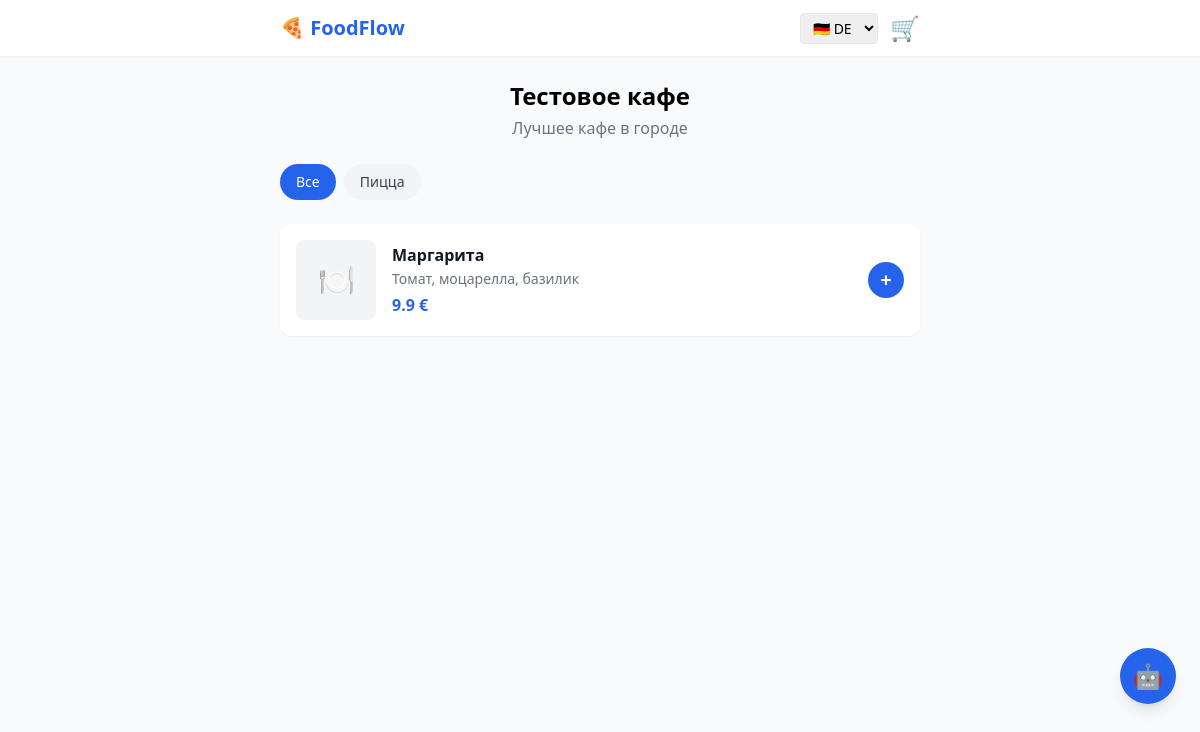
Page /menu/1 on the committed database.
### app/models/cafe.py (models this page shows)
class Cafe(Base):
    __tablename__ = "cafes"
    id = Column(Integer, primary_key=True, index=True)
    name = Column(String, nullable=False)
    owner_id = Column(Integer, ForeignKey("users.id"), nullable=False)
    description = Column(String, nullable=True)
    address = Column(String, nullable=True)
    phone = Column(String, nullable=True)
    logo_url = Column(String, nullable=True)
    is_active = Column(Boolean, default=True)
    owner = relationship("User", back_populates="cafes")
    categories = relationship("MenuCategory", back_populates="cafe")
    dishes = relationship("Dish", back_populates="cafe")
    orders = relationship("Order", back_populates="cafe")
    delivery_zones = relationship("DeliveryZone", back_populates="cafe")
    stripe_account = relationship("StripeAccount", back_populates="cafe", uselist=False)

### app/models/menu_category.py (models this page shows)
class MenuCategory(Base):
    __tablename__ = "menu_categories"
    id = Column(Integer, primary_key=True, index=True)
    cafe_id = Column(Integer, ForeignKey("cafes.id"), nullable=False)
    name = Column(String, nullable=False)
    sort_order = Column(Integer, default=0)
    cafe = relationship("Cafe", back_populates="categories")
    dishes = relationship("Dish", back_populates="category")

### app/models/dish.py (models this page shows)
class Dish(Base):
    __tablename__ = "dishes"
    id = Column(Integer, primary_key=True, index=True)
    cafe_id = Column(Integer, ForeignKey("cafes.id"), nullable=False)
    category_id = Column(Integer, ForeignKey("menu_categories.id"), nullable=True)
    name = Column(String, nullable=False)
    description = Column(String, nullable=True)
    price = Column(Float, nullable=False)
    image_url = Column(String, nullable=True)
    is_available = Column(Boolean, default=True)
    sort_order = Column(Integer, default=0)
    calories = Column(Integer, nullable=True)        # калорийность на порцию
    is_vegan = Column(Boolean, default=False)        # веган
    is_vegetarian = Column(Boolean, default=False)   # вегетарианец
    allergens = Column(String, nullable=True)        # "глютен, лактоза, орехи"
    cafe = relationship("Cafe", back_populates="dishes")
    category = relationship("MenuCategory", back_populates="dishes")

### app/routers/main.py (the view)
@router.get("/menu/{cafe_id}", response_class=HTMLResponse)
async def menu_page(cafe_id: int, request: Request, db: Session = Depends(get_db)):
    cafe = db.query(Cafe).filter(Cafe.id == cafe_id, Cafe.is_active == True).first()
    if not cafe:
        raise HTTPException(status_code=404, detail="Cafe not found")
    categories = db.query(MenuCategory).filter(MenuCategory.cafe_id == cafe_id).order_by(MenuCategory.sort_order).all()
    dishes = db.query(Dish).filter(Dish.cafe_id == cafe_id, Dish.is_available == True).order_by(Dish.sort_order).all()
    return templates.TemplateResponse(request=request, name="client/menu.html", context={
        "cafe": cafe,
        "categories": categories,
        "dishes": dishes,
        "lang": request.query_params.get("lang", "de"),
    })

### templates/client/menu.html (shortened to what this page needs)
{% extends "base.html" %}
{% block content %}
<div class="text-center mb-6">
    <h2 class="text-2xl font-bold">{{ cafe.name }}</h2>
    {% if cafe.description %}
    <p class="text-gray-500 mt-1">{{ cafe.description }}</p>
    {% endif %}
</div>
{% if categories %}
<div class="flex gap-2 overflow-x-auto pb-2 mb-4 scrollbar-hide">
    <button onclick="filterCategory('all')"
            class="category-btn active whitespace-nowrap px-4 py-2 rounded-full text-sm font-medium bg-blue-600 text-white">
        Все
    </button>
    {% for cat in categories %}
    <button onclick="filterCategory('{{ cat.id }}')"
            class="category-btn whitespace-nowrap px-4 py-2 rounded-full text-sm font-medium bg-gray-100 text-gray-700">
        {{ cat.name }}
    </button>
    {% endfor %}
</div>
{% endif %}
<div id="dishes-list" class="grid gap-3">
    {% for dish in dishes %}
    {% if dish.is_available %}
    <div class="dish-card bg-white rounded-xl shadow-sm p-4 flex gap-4 items-center"
         data-category="{{ dish.category_id }}"
         data-dish-id="{{ dish.id }}">
        {% if dish.image_url %}
        <img src="{{ dish.image_url }}" class="w-20 h-20 rounded-lg object-cover flex-shrink-0">
        {% else %}
        <div class="w-20 h-20 rounded-lg bg-gray-100 flex items-center justify-center flex-shrink-0 text-3xl">
            🍽️
        </div>
        {% endif %}
        <div class="flex-1 min-w-0">
            <h3 class="font-semibold text-gray-900">{{ dish.name }}</h3>
            {% if dish.description %}
            <p class="text-sm text-gray-500 mt-0.5 line-clamp-2">{{ dish.description }}</p>
            {% endif %}
            <div class="flex items-center gap-2 mt-1">
                <p class="text-blue-600 font-bold">{{ dish.price }} €</p>
            </div>
        </div>
        <button onclick="addToCart({{ dish.id }}, '{{ dish.name }}', {{ dish.price }})"
                class="flex-shrink-0 w-9 h-9 bg-blue-600 text-white rounded-full text-xl font-bold hover:bg-blue-700 transition">
            +
        </button>
    </div>
    {% endif %}
    {% endfor %}
</div>
{% endblock %}

### rows in the picture
Cafe: name "Тестовое кафе", description "Лучшее кафе в городе"
MenuCategory: name "Пицца"
Dish: name "Маргарита", description "Томат, моцарелла, базилик", price "9.9"
